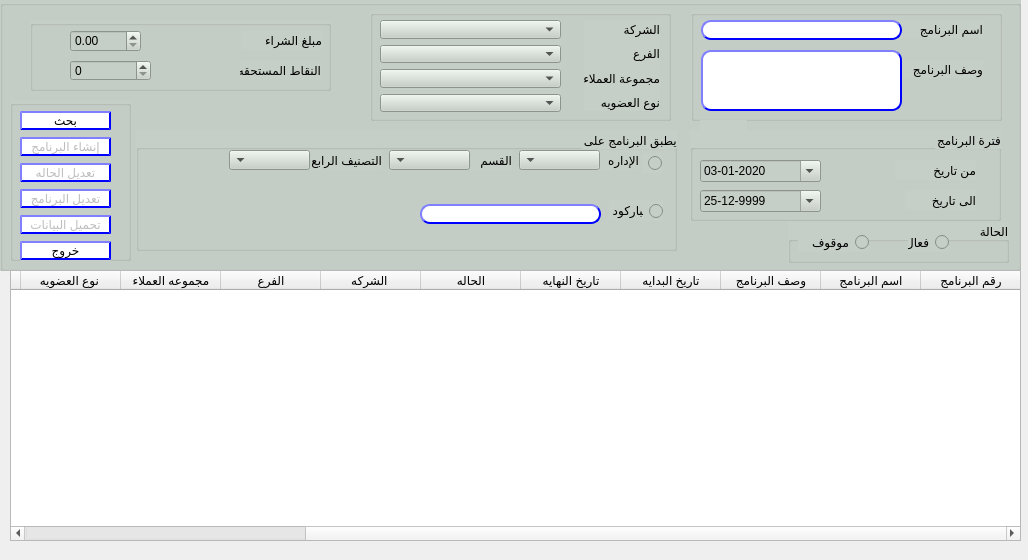
<?xml version="1.0" encoding="UTF-8"?>
<ui version="4.0">
 <class>QForm_prom_create</class>
 <widget class="QWidget" name="QForm_prom_create">
  <property name="geometry">
   <rect>
    <x>0</x>
    <y>0</y>
    <width>1028</width>
    <height>560</height>
   </rect>
  </property>
  <property name="minimumSize">
   <size>
    <width>1028</width>
    <height>560</height>
   </size>
  </property>
  <property name="maximumSize">
   <size>
    <width>1028</width>
    <height>560</height>
   </size>
  </property>
  <property name="windowTitle">
   <string>انشاء برنامج عضويه</string>
  </property>
  <property name="toolTip">
   <string/>
  </property>
  <property name="layoutDirection">
   <enum>Qt::RightToLeft</enum>
  </property>
  <widget class="QWidget" name="gridLayoutWidget">
   <property name="geometry">
    <rect>
     <x>190</x>
     <y>70</y>
     <width>2</width>
     <height>2</height>
    </rect>
   </property>
   <layout class="QGridLayout" name="gridLayout_2"/>
  </widget>
  <widget class="QGroupBox" name="groupBox">
   <property name="geometry">
    <rect>
     <x>0</x>
     <y>0</y>
     <width>1021</width>
     <height>271</height>
    </rect>
   </property>
   <property name="font">
    <font>
     <pointsize>10</pointsize>
     <weight>50</weight>
     <bold>false</bold>
    </font>
   </property>
   <property name="layoutDirection">
    <enum>Qt::LeftToRight</enum>
   </property>
   <property name="styleSheet">
    <string notr="true">
background-color: rgb(198, 207, 199);</string>
   </property>
   <property name="title">
    <string/>
   </property>
   <widget class="QGroupBox" name="groupBox_3">
    <property name="geometry">
     <rect>
      <x>370</x>
      <y>10</y>
      <width>301</width>
      <height>111</height>
     </rect>
    </property>
    <property name="title">
     <string/>
    </property>
    <widget class="QWidget" name="layoutWidget">
     <property name="geometry">
      <rect>
       <x>10</x>
       <y>10</y>
       <width>181</width>
       <height>92</height>
      </rect>
     </property>
     <layout class="QVBoxLayout" name="verticalLayout_3">
      <item>
       <widget class="QComboBox" name="CMB_company"/>
      </item>
      <item>
       <widget class="QComboBox" name="CMB_branch"/>
      </item>
      <item>
       <widget class="QComboBox" name="CMB_custGroup"/>
      </item>
      <item>
       <widget class="QComboBox" name="CMB_loyalityType"/>
      </item>
     </layout>
    </widget>
    <widget class="QWidget" name="layoutWidget">
     <property name="geometry">
      <rect>
       <x>214</x>
       <y>10</y>
       <width>76</width>
       <height>91</height>
      </rect>
     </property>
     <layout class="QVBoxLayout" name="verticalLayout_2">
      <item>
       <widget class="QLabel" name="label_4">
        <property name="text">
         <string>الشركة</string>
        </property>
       </widget>
      </item>
      <item>
       <widget class="QLabel" name="label_11">
        <property name="text">
         <string>الفرع</string>
        </property>
       </widget>
      </item>
      <item>
       <widget class="QLabel" name="label_5">
        <property name="text">
         <string>مجموعة العملاء</string>
        </property>
       </widget>
      </item>
      <item>
       <widget class="QLabel" name="label_6">
        <property name="text">
         <string>نوع العضويه</string>
        </property>
       </widget>
      </item>
     </layout>
    </widget>
   </widget>
   <widget class="QGroupBox" name="groupBox_4">
    <property name="geometry">
     <rect>
      <x>691</x>
      <y>10</y>
      <width>311</width>
      <height>111</height>
     </rect>
    </property>
    <property name="layoutDirection">
     <enum>Qt::RightToLeft</enum>
    </property>
    <property name="title">
     <string/>
    </property>
    <widget class="QLabel" name="label">
     <property name="geometry">
      <rect>
       <x>180</x>
       <y>10</y>
       <width>112</width>
       <height>18</height>
      </rect>
     </property>
     <property name="text">
      <string>اسم البرنامج</string>
     </property>
    </widget>
    <widget class="QLabel" name="label_2">
     <property name="geometry">
      <rect>
       <x>180</x>
       <y>50</y>
       <width>112</width>
       <height>18</height>
      </rect>
     </property>
     <property name="text">
      <string>وصف البرنامج</string>
     </property>
    </widget>
    <widget class="QLineEdit" name="Qline_name">
     <property name="geometry">
      <rect>
       <x>10</x>
       <y>10</y>
       <width>201</width>
       <height>20</height>
      </rect>
     </property>
     <property name="styleSheet">
      <string notr="true">QLineEdit{
                                        background-color: white;
                                        border-style: outset;
                                        border-width: 2px;
                                        border-radius: 10px;
                                        border-color: blue;
                                        min-width: 6em;
                                        }
                                        QLineEdit:hover {
                                        background: qradialgradient(
                                        cx: 0.3, cy: -0.4, fx: 0.3, fy: -0.4,
                                        radius: 1.35, stop: 0 #fff, stop: 1 #bbb
                                        );
                                        }
                                       QLineEdit:pressed {
                                        border-style: inset;
                                        background: qradialgradient(
                                        cx: 0.4, cy: -0.1, fx: 0.4, fy: -0.1,
                                        radius: 1.35, stop: 0 #fff, stop: 1 #ddd
                                        );
                                        }
                                    </string>
     </property>
     <property name="maxLength">
      <number>30</number>
     </property>
    </widget>
    <widget class="QTextEdit" name="Qtext_desc">
     <property name="geometry">
      <rect>
       <x>10</x>
       <y>40</y>
       <width>201</width>
       <height>61</height>
      </rect>
     </property>
     <property name="styleSheet">
      <string notr="true">QTextEdit{
                                        background-color: white;
                                        border-style: outset;
                                        border-width: 2px;
                                        border-radius: 10px;
                                        border-color: blue;
                                        min-width: 6em;
                                        }
                                        QTextEdit:hover {
                                        background: qradialgradient(
                                        cx: 0.3, cy: -0.4, fx: 0.3, fy: -0.4,
                                        radius: 1.35, stop: 0 #fff, stop: 1 #bbb
                                        );
                                        }
                                       QTextEdit:pressed {
                                        border-style: inset;
                                        background: qradialgradient(
                                        cx: 0.4, cy: -0.1, fx: 0.4, fy: -0.1,
                                        radius: 1.35, stop: 0 #fff, stop: 1 #ddd
                                        );
                                        }
                                    </string>
     </property>
    </widget>
   </widget>
   <widget class="QGroupBox" name="groupBox_2">
    <property name="geometry">
     <rect>
      <x>690</x>
      <y>130</y>
      <width>311</width>
      <height>91</height>
     </rect>
    </property>
    <property name="layoutDirection">
     <enum>Qt::RightToLeft</enum>
    </property>
    <property name="title">
     <string>فترة البرنامج</string>
    </property>
    <widget class="QWidget" name="layoutWidget">
     <property name="geometry">
      <rect>
       <x>10</x>
       <y>30</y>
       <width>121</width>
       <height>22</height>
      </rect>
     </property>
     <layout class="QHBoxLayout" name="horizontalLayout">
      <item>
       <widget class="QDateEdit" name="Qdate_from">
        <property name="layoutDirection">
         <enum>Qt::LeftToRight</enum>
        </property>
        <property name="displayFormat">
         <string>dd-MM-yyyy</string>
        </property>
        <property name="calendarPopup">
         <bool>true</bool>
        </property>
        <property name="date">
         <date>
          <year>2020</year>
          <month>1</month>
          <day>3</day>
         </date>
        </property>
       </widget>
      </item>
     </layout>
    </widget>
    <widget class="QLabel" name="label_9">
     <property name="geometry">
      <rect>
       <x>205</x>
       <y>30</y>
       <width>81</width>
       <height>20</height>
      </rect>
     </property>
     <property name="text">
      <string>من تاريخ</string>
     </property>
    </widget>
    <widget class="QLabel" name="label_10">
     <property name="geometry">
      <rect>
       <x>215</x>
       <y>60</y>
       <width>71</width>
       <height>20</height>
      </rect>
     </property>
     <property name="text">
      <string>الى تاريخ</string>
     </property>
    </widget>
    <widget class="QWidget" name="layoutWidget_2">
     <property name="geometry">
      <rect>
       <x>10</x>
       <y>60</y>
       <width>121</width>
       <height>22</height>
      </rect>
     </property>
     <layout class="QHBoxLayout" name="horizontalLayout_2">
      <item>
       <widget class="QDateEdit" name="Qdate_to">
        <property name="layoutDirection">
         <enum>Qt::LeftToRight</enum>
        </property>
        <property name="autoFillBackground">
         <bool>false</bool>
        </property>
        <property name="dateTime">
         <datetime>
          <hour>23</hour>
          <minute>59</minute>
          <second>59</second>
          <year>9999</year>
          <month>12</month>
          <day>25</day>
         </datetime>
        </property>
        <property name="maximumDateTime">
         <datetime>
          <hour>23</hour>
          <minute>59</minute>
          <second>59</second>
          <year>9999</year>
          <month>12</month>
          <day>25</day>
         </datetime>
        </property>
        <property name="displayFormat">
         <string>dd-MM-yyyy</string>
        </property>
        <property name="calendarPopup">
         <bool>true</bool>
        </property>
        <property name="date">
         <date>
          <year>9999</year>
          <month>12</month>
          <day>25</day>
         </date>
        </property>
       </widget>
      </item>
     </layout>
    </widget>
   </widget>
   <widget class="QGroupBox" name="groupBox_8">
    <property name="geometry">
     <rect>
      <x>10</x>
      <y>100</y>
      <width>121</width>
      <height>161</height>
     </rect>
    </property>
    <property name="title">
     <string/>
    </property>
    <widget class="QWidget" name="layoutWidget_3">
     <property name="geometry">
      <rect>
       <x>10</x>
       <y>10</y>
       <width>91</width>
       <height>151</height>
      </rect>
     </property>
     <layout class="QVBoxLayout" name="verticalLayout">
      <item>
       <widget class="QPushButton" name="Qbtn_search">
        <property name="enabled">
         <bool>true</bool>
        </property>
        <property name="styleSheet">
         <string notr="true">QPushButton{
                                        background-color: white;
                                        border-style: outset;
                                        border-width: 2px;
                                        border-radius: 10px;
                                        border-color: blue;
                                        min-width:6em;
                                       }
                                        QPushButton:hover {
                                        background: qradialgradient(
                                        cx: 0.3, cy: -0.4, fx: 0.3, fy: -0.4,
                                        radius: 1.35, stop: 0 #fff, stop: 1 #bbb
                                        );
                                        }
                                        QPushButton:pressed {
                                        border-style: inset;
                                        background: qradialgradient(
                                        cx: 0.4, cy: -0.1, fx: 0.4, fy: -0.1,
                                        radius: 1.35, stop: 0 #fff, stop: 1 #ddd
                                        );
                                        }
                                    
                                    </string>
        </property>
        <property name="text">
         <string>بحث</string>
        </property>
       </widget>
      </item>
      <item>
       <widget class="QPushButton" name="Qbtn_create">
        <property name="enabled">
         <bool>false</bool>
        </property>
        <property name="styleSheet">
         <string notr="true">QPushButton{
                                        background-color: white;
                                        border-style: outset;
                                        border-width: 2px;
                                        border-radius: 10px;
                                        border-color: blue;
                                        min-width:6em;
                                       }
                                        QPushButton:hover {
                                        background: qradialgradient(
                                        cx: 0.3, cy: -0.4, fx: 0.3, fy: -0.4,
                                        radius: 1.35, stop: 0 #fff, stop: 1 #bbb
                                        );
                                        }
                                        QPushButton:pressed {
                                        border-style: inset;
                                        background: qradialgradient(
                                        cx: 0.4, cy: -0.1, fx: 0.4, fy: -0.1,
                                        radius: 1.35, stop: 0 #fff, stop: 1 #ddd
                                        );
                                        }
                                    
                                    </string>
        </property>
        <property name="text">
         <string>إنشاء البرنامج</string>
        </property>
       </widget>
      </item>
      <item>
       <widget class="QPushButton" name="Qbtn_activate">
        <property name="enabled">
         <bool>false</bool>
        </property>
        <property name="styleSheet">
         <string notr="true">QPushButton{
                                        background-color: white;
                                        border-style: outset;
                                        border-width: 2px;
                                        border-radius: 10px;
                                        border-color: blue;
                                        min-width:6em;
                                       }
                                        QPushButton:hover {
                                        background: qradialgradient(
                                        cx: 0.3, cy: -0.4, fx: 0.3, fy: -0.4,
                                        radius: 1.35, stop: 0 #fff, stop: 1 #bbb
                                        );
                                        }
                                        QPushButton:pressed {
                                        border-style: inset;
                                        background: qradialgradient(
                                        cx: 0.4, cy: -0.1, fx: 0.4, fy: -0.1,
                                        radius: 1.35, stop: 0 #fff, stop: 1 #ddd
                                        );
                                        }
                                    
                                    </string>
        </property>
        <property name="text">
         <string>تعديل الحاله</string>
        </property>
       </widget>
      </item>
      <item>
       <widget class="QPushButton" name="Qbtn_modify">
        <property name="enabled">
         <bool>false</bool>
        </property>
        <property name="styleSheet">
         <string notr="true">QPushButton{
                                        background-color: white;
                                        border-style: outset;
                                        border-width: 2px;
                                        border-radius: 10px;
                                        border-color: blue;
                                        min-width:6em;
                                       }
                                        QPushButton:hover {
                                        background: qradialgradient(
                                        cx: 0.3, cy: -0.4, fx: 0.3, fy: -0.4,
                                        radius: 1.35, stop: 0 #fff, stop: 1 #bbb
                                        );
                                        }
                                        QPushButton:pressed {
                                        border-style: inset;
                                        background: qradialgradient(
                                        cx: 0.4, cy: -0.1, fx: 0.4, fy: -0.1,
                                        radius: 1.35, stop: 0 #fff, stop: 1 #ddd
                                        );
                                        }
                                    
                                    </string>
        </property>
        <property name="text">
         <string>تعديل البرنامج</string>
        </property>
       </widget>
      </item>
      <item>
       <widget class="QPushButton" name="Qbtn_upload">
        <property name="enabled">
         <bool>false</bool>
        </property>
        <property name="styleSheet">
         <string notr="true">QPushButton{
                                        background-color: white;
                                        border-style: outset;
                                        border-width: 2px;
                                        border-radius: 10px;
                                        border-color: blue;
                                        min-width:6em;
                                       }
                                        QPushButton:hover {
                                        background: qradialgradient(
                                        cx: 0.3, cy: -0.4, fx: 0.3, fy: -0.4,
                                        radius: 1.35, stop: 0 #fff, stop: 1 #bbb
                                        );
                                        }
                                        QPushButton:pressed {
                                        border-style: inset;
                                        background: qradialgradient(
                                        cx: 0.4, cy: -0.1, fx: 0.4, fy: -0.1,
                                        radius: 1.35, stop: 0 #fff, stop: 1 #ddd
                                        );
                                        }
                                    
                                    </string>
        </property>
        <property name="text">
         <string>تحميل البيانات</string>
        </property>
       </widget>
      </item>
      <item>
       <widget class="QPushButton" name="Qbtn_exit">
        <property name="styleSheet">
         <string notr="true">QPushButton{
                                        background-color: white;
                                        border-style: outset;
                                        border-width: 2px;
                                        border-radius: 10px;
                                        border-color: blue;
                                        min-width:6em;
                                       }
                                        QPushButton:hover {
                                        background: qradialgradient(
                                        cx: 0.3, cy: -0.4, fx: 0.3, fy: -0.4,
                                        radius: 1.35, stop: 0 #fff, stop: 1 #bbb
                                        );
                                        }
                                        QPushButton:pressed {
                                        border-style: inset;
                                        background: qradialgradient(
                                        cx: 0.4, cy: -0.1, fx: 0.4, fy: -0.1,
                                        radius: 1.35, stop: 0 #fff, stop: 1 #ddd
                                        );
                                        }
                                    
                                    </string>
        </property>
        <property name="text">
         <string>خروج</string>
        </property>
       </widget>
      </item>
     </layout>
    </widget>
   </widget>
   <widget class="QGroupBox" name="Qgrp_status">
    <property name="enabled">
     <bool>true</bool>
    </property>
    <property name="geometry">
     <rect>
      <x>788</x>
      <y>222</y>
      <width>221</width>
      <height>41</height>
     </rect>
    </property>
    <property name="layoutDirection">
     <enum>Qt::RightToLeft</enum>
    </property>
    <property name="title">
     <string>الحالة</string>
    </property>
    <widget class="QRadioButton" name="Qradio_active">
     <property name="geometry">
      <rect>
       <x>120</x>
       <y>10</y>
       <width>41</width>
       <height>20</height>
      </rect>
     </property>
     <property name="layoutDirection">
      <enum>Qt::RightToLeft</enum>
     </property>
     <property name="text">
      <string>فعال</string>
     </property>
    </widget>
    <widget class="QRadioButton" name="Qradio_inactive">
     <property name="geometry">
      <rect>
       <x>10</x>
       <y>10</y>
       <width>71</width>
       <height>20</height>
      </rect>
     </property>
     <property name="layoutDirection">
      <enum>Qt::RightToLeft</enum>
     </property>
     <property name="text">
      <string>موقوف</string>
     </property>
    </widget>
   </widget>
   <widget class="QGroupBox" name="groupBox_5">
    <property name="geometry">
     <rect>
      <x>30</x>
      <y>20</y>
      <width>301</width>
      <height>71</height>
     </rect>
    </property>
    <property name="title">
     <string/>
    </property>
    <widget class="QLabel" name="label_7">
     <property name="geometry">
      <rect>
       <x>211</x>
       <y>10</y>
       <width>81</width>
       <height>20</height>
      </rect>
     </property>
     <property name="text">
      <string>مبلغ الشراء</string>
     </property>
    </widget>
    <widget class="QLabel" name="label_12">
     <property name="geometry">
      <rect>
       <x>210</x>
       <y>40</y>
       <width>81</width>
       <height>20</height>
      </rect>
     </property>
     <property name="text">
      <string>النقاط المستحقه</string>
     </property>
    </widget>
    <widget class="QSpinBox" name="Qline_points">
     <property name="geometry">
      <rect>
       <x>40</x>
       <y>40</y>
       <width>81</width>
       <height>21</height>
      </rect>
     </property>
     <property name="maximum">
      <number>99999</number>
     </property>
    </widget>
    <widget class="QDoubleSpinBox" name="Qline_purchAmount">
     <property name="geometry">
      <rect>
       <x>40</x>
       <y>10</y>
       <width>71</width>
       <height>22</height>
      </rect>
     </property>
     <property name="decimals">
      <number>2</number>
     </property>
     <property name="maximum">
      <double>99999.990000000005239</double>
     </property>
    </widget>
   </widget>
   <widget class="QGroupBox" name="groupBox_7">
    <property name="geometry">
     <rect>
      <x>136</x>
      <y>130</y>
      <width>541</width>
      <height>121</height>
     </rect>
    </property>
    <property name="layoutDirection">
     <enum>Qt::RightToLeft</enum>
    </property>
    <property name="title">
     <string>يطبق البرنامج على </string>
    </property>
    <widget class="QLabel" name="label_13">
     <property name="geometry">
      <rect>
       <x>462</x>
       <y>20</y>
       <width>41</width>
       <height>20</height>
      </rect>
     </property>
     <property name="text">
      <string>الإداره</string>
     </property>
    </widget>
    <widget class="QComboBox" name="CMB_department">
     <property name="geometry">
      <rect>
       <x>383</x>
       <y>20</y>
       <width>81</width>
       <height>20</height>
      </rect>
     </property>
    </widget>
    <widget class="QLabel" name="label_14">
     <property name="geometry">
      <rect>
       <x>473</x>
       <y>70</y>
       <width>41</width>
       <height>20</height>
      </rect>
     </property>
     <property name="text">
      <string>الباركود</string>
     </property>
    </widget>
    <widget class="QLineEdit" name="Qline_barcode">
     <property name="geometry">
      <rect>
       <x>284</x>
       <y>74</y>
       <width>181</width>
       <height>20</height>
      </rect>
     </property>
     <property name="styleSheet">
      <string notr="true">QLineEdit{
                                        background-color: white;
                                        border-style: outset;
                                        border-width: 2px;
                                        border-radius: 10px;
                                        border-color: blue;
                                        min-width: 6em;
                                        }
                                        QLineEdit:hover {
                                        background: qradialgradient(
                                        cx: 0.3, cy: -0.4, fx: 0.3, fy: -0.4,
                                        radius: 1.35, stop: 0 #fff, stop: 1 #bbb
                                        );
                                        }
                                       QLineEdit:pressed {
                                        border-style: inset;
                                        background: qradialgradient(
                                        cx: 0.4, cy: -0.1, fx: 0.4, fy: -0.1,
                                        radius: 1.35, stop: 0 #fff, stop: 1 #ddd
                                        );
                                        }
                                    </string>
     </property>
    </widget>
    <widget class="QLabel" name="label_15">
     <property name="geometry">
      <rect>
       <x>335</x>
       <y>20</y>
       <width>41</width>
       <height>20</height>
      </rect>
     </property>
     <property name="text">
      <string>القسم</string>
     </property>
    </widget>
    <widget class="QComboBox" name="CMB_section">
     <property name="geometry">
      <rect>
       <x>253</x>
       <y>20</y>
       <width>81</width>
       <height>20</height>
      </rect>
     </property>
    </widget>
    <widget class="QLabel" name="label_16">
     <property name="geometry">
      <rect>
       <x>175</x>
       <y>20</y>
       <width>71</width>
       <height>20</height>
      </rect>
     </property>
     <property name="text">
      <string>التصنيف الرابع</string>
     </property>
    </widget>
    <widget class="QComboBox" name="CMB_level4">
     <property name="geometry">
      <rect>
       <x>93</x>
       <y>20</y>
       <width>81</width>
       <height>20</height>
      </rect>
     </property>
    </widget>
    <widget class="QRadioButton" name="Qradio_bmc">
     <property name="geometry">
      <rect>
       <x>506</x>
       <y>23</y>
       <width>20</width>
       <height>20</height>
      </rect>
     </property>
     <property name="layoutDirection">
      <enum>Qt::RightToLeft</enum>
     </property>
     <property name="text">
      <string/>
     </property>
    </widget>
    <widget class="QRadioButton" name="Qradio_barcode">
     <property name="geometry">
      <rect>
       <x>507</x>
       <y>71</y>
       <width>20</width>
       <height>20</height>
      </rect>
     </property>
     <property name="layoutDirection">
      <enum>Qt::RightToLeft</enum>
     </property>
     <property name="text">
      <string/>
     </property>
    </widget>
   </widget>
   <widget class="QLabel" name="label_ID">
    <property name="enabled">
     <bool>false</bool>
    </property>
    <property name="geometry">
     <rect>
      <x>700</x>
      <y>120</y>
      <width>47</width>
      <height>13</height>
     </rect>
    </property>
    <property name="text">
     <string/>
    </property>
   </widget>
  </widget>
  <widget class="QWidget" name="gridLayoutWidget_4">
   <property name="geometry">
    <rect>
     <x>10</x>
     <y>270</y>
     <width>1011</width>
     <height>271</height>
    </rect>
   </property>
   <layout class="QGridLayout" name="gridLayout_7">
    <item row="0" column="0">
     <widget class="QTableWidget" name="Qtable_loyality">
      <column>
       <property name="text">
        <string>رقم البرنامج</string>
       </property>
      </column>
      <column>
       <property name="text">
        <string>اسم البرنامج</string>
       </property>
      </column>
      <column>
       <property name="text">
        <string>وصف البرنامج</string>
       </property>
      </column>
      <column>
       <property name="text">
        <string>تاريخ البدايه</string>
       </property>
      </column>
      <column>
       <property name="text">
        <string>تاريخ النهايه</string>
       </property>
      </column>
      <column>
       <property name="text">
        <string>الحاله</string>
       </property>
      </column>
      <column>
       <property name="text">
        <string>الشركه </string>
       </property>
      </column>
      <column>
       <property name="text">
        <string>الفرع</string>
       </property>
      </column>
      <column>
       <property name="text">
        <string>مجموعه العملاء</string>
       </property>
      </column>
      <column>
       <property name="text">
        <string>نوع العضويه </string>
       </property>
      </column>
      <column>
       <property name="text">
        <string>الباركود</string>
       </property>
      </column>
      <column>
       <property name="text">
        <string>التصنيف الرابع</string>
       </property>
      </column>
      <column>
       <property name="text">
        <string>مبلغ الشراء</string>
       </property>
      </column>
      <column>
       <property name="text">
        <string>النقاط المستحقه</string>
       </property>
      </column>
     </widget>
    </item>
   </layout>
  </widget>
 </widget>
 <resources/>
 <connections/>
</ui>
